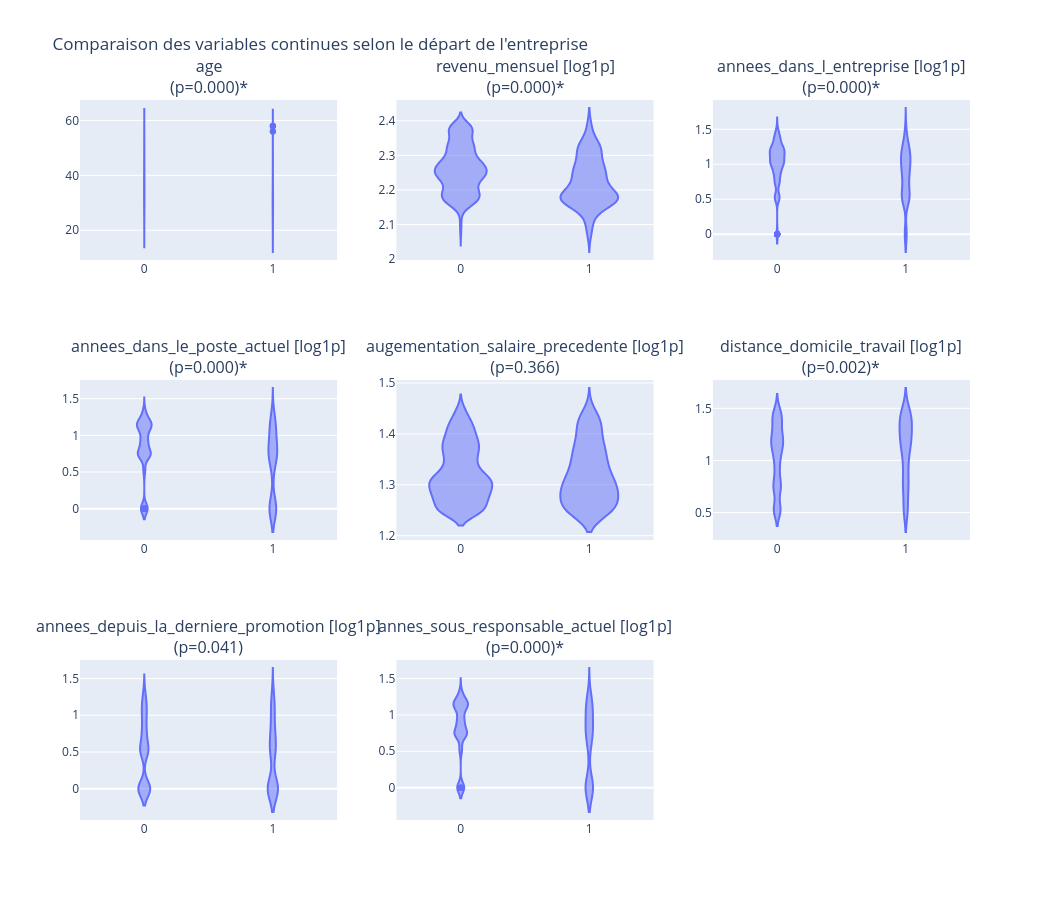

Write notebook code for a chart like this one.
### Code cell
n_cols = 3
n_rows = -(-len(continuous_columns) // n_cols)

fig_violin = sp.make_subplots(rows=n_rows, cols=n_cols, subplot_titles=continuous_columns)

for idx, col in enumerate(continuous_columns):
    row = idx // n_cols + 1
    col_pos = idx % n_cols + 1

    group_pos = df.loc[df[target_column] == positive_label, col].dropna()
    group_neg = df.loc[df[target_column] == negative_label, col].dropna()

    stat, p_value = mannwhitneyu(group_pos, group_neg, alternative="two-sided")
    p_values[col] = p_value

    use_log = col in log_scale_columns

    # log1p appliqué manuellement plutôt que log_y=True de px,
    # car log1p gère les zéros (log(1+0)=0) contrairement à log_y qui plante sur les 0
    plot_df = df.copy()
    if use_log:
        plot_df[col] = np.log1p(plot_df[col])

    violin_fig = px.violin(plot_df, x=target_column, y=col)
    for trace in violin_fig.data:
        fig_violin.add_trace(trace, row=row, col=col_pos)

    marker = "*" if p_value < corrected_alpha else ""
    label_suffix = " [log1p]" if use_log else ""
    fig_violin.layout.annotations[idx].text = f"{col}{label_suffix}<br>(p={p_value:.3f}){marker}"

fig_violin.update_layout(
    height=300 * n_rows, width=350 * n_cols, showlegend=False,
    title_text="Comparaison des variables continues selon le départ de l'entreprise"
)
fig_violin.show()

### Figure 1 — Plotly figure (JSON) as saved in the notebook; plotly's stock layout.template omitted (floating-point values rounded to 4 significant figures; data arrays with more than 128 entries replaced by an {"elided": "..."} marker saying what was removed)
{"data": [{"alignmentgroup": "True", "box": {"visible": false}, "hovertemplate": "a_quitte_l_entreprise=%{x}<br>age=%{y}<extra></extra>", "legendgroup": "", "marker": {"color": "#636efa"}, "name": "", "offsetgroup": "", "orientation": "v", "scalegroup": "True", "showlegend": false, "type": "violin", "x": {"elided": "1470 int values"}, "x0": " ", "xaxis": "x", "y": {"elided": "1470 int values"}, "y0": " ", "yaxis": "y"}, {"alignmentgroup": "True", "box": {"visible": false}, "hovertemplate": "a_quitte_l_entreprise=%{x}<br>revenu_mensuel=%{y}<extra></extra>", "legendgroup": "", "marker": {"color": "#636efa"}, "name": "", "offsetgroup": "", "orientation": "v", "scalegroup": "True", "showlegend": false, "type": "violin", "x": {"elided": "1470 int values"}, "x0": " ", "xaxis": "x2", "y": {"elided": "1470 float values"}, "y0": " ", "yaxis": "y2"}, {"alignmentgroup": "True", "box": {"visible": false}, "hovertemplate": "a_quitte_l_entreprise=%{x}<br>annees_dans_l_entreprise=%{y}<extra></extra>", "legendgroup": "", "marker": {"color": "#636efa"}, "name": "", "offsetgroup": "", "orientation": "v", "scalegroup": "True", "showlegend": false, "type": "violin", "x": {"elided": "1470 int values"}, "x0": " ", "xaxis": "x3", "y": {"elided": "1470 float values"}, "y0": " ", "yaxis": "y3"}, {"alignmentgroup": "True", "box": {"visible": false}, "hovertemplate": "a_quitte_l_entreprise=%{x}<br>annees_dans_le_poste_actuel=%{y}<extra></extra>", "legendgroup": "", "marker": {"color": "#636efa"}, "name": "", "offsetgroup": "", "orientation": "v", "scalegroup": "True", "showlegend": false, "type": "violin", "x": {"elided": "1470 int values"}, "x0": " ", "xaxis": "x4", "y": {"elided": "1470 float values"}, "y0": " ", "yaxis": "y4"}, {"alignmentgroup": "True", "box": {"visible": false}, "hovertemplate": "a_quitte_l_entreprise=%{x}<br>augementation_salaire_precedente=%{y}<extra></extra>", "legendgroup": "", "marker": {"color": "#636efa"}, "name": "", "offsetgroup": "", "orientation": "v", "scalegroup": "True", "showlegend": false, "type": "violin", "x": {"elided": "1470 int values"}, "x0": " ", "xaxis": "x5", "y": {"elided": "1470 float values"}, "y0": " ", "yaxis": "y5"}, {"alignmentgroup": "True", "box": {"visible": false}, "hovertemplate": "a_quitte_l_entreprise=%{x}<br>distance_domicile_travail=%{y}<extra></extra>", "legendgroup": "", "marker": {"color": "#636efa"}, "name": "", "offsetgroup": "", "orientation": "v", "scalegroup": "True", "showlegend": false, "type": "violin", "x": {"elided": "1470 int values"}, "x0": " ", "xaxis": "x6", "y": {"elided": "1470 float values"}, "y0": " ", "yaxis": "y6"}, {"alignmentgroup": "True", "box": {"visible": false}, "hovertemplate": "a_quitte_l_entreprise=%{x}<br>annees_depuis_la_derniere_promotion=%{y}<extra></extra>", "legendgroup": "", "marker": {"color": "#636efa"}, "name": "", "offsetgroup": "", "orientation": "v", "scalegroup": "True", "showlegend": false, "type": "violin", "x": {"elided": "1470 int values"}, "x0": " ", "xaxis": "x7", "y": {"elided": "1470 float values"}, "y0": " ", "yaxis": "y7"}, {"alignmentgroup": "True", "box": {"visible": false}, "hovertemplate": "a_quitte_l_entreprise=%{x}<br>annes_sous_responsable_actuel=%{y}<extra></extra>", "legendgroup": "", "marker": {"color": "#636efa"}, "name": "", "offsetgroup": "", "orientation": "v", "scalegroup": "True", "showlegend": false, "type": "violin", "x": {"elided": "1470 int values"}, "x0": " ", "xaxis": "x8", "y": {"elided": "1470 float values"}, "y0": " ", "yaxis": "y8"}], "layout": {"annotations": [{"font": {"size": 16}, "showarrow": false, "text": "age<br>(p=0.000)*", "x": 0.1444, "xanchor": "center", "xref": "paper", "y": 1, "yanchor": "bottom", "yref": "paper"}, {"font": {"size": 16}, "showarrow": false, "text": "revenu_mensuel [log1p]<br>(p=0.000)*", "x": 0.5, "xanchor": "center", "xref": "paper", "y": 1, "yanchor": "bottom", "yref": "paper"}, {"font": {"size": 16}, "showarrow": false, "text": "annees_dans_l_entreprise [log1p]<br>(p=0.000)*", "x": 0.8556, "xanchor": "center", "xref": "paper", "y": 1, "yanchor": "bottom", "yref": "paper"}, {"font": {"size": 16}, "showarrow": false, "text": "annees_dans_le_poste_actuel [log1p]<br>(p=0.000)*", "x": 0.1444, "xanchor": "center", "xref": "paper", "y": 0.6111, "yanchor": "bottom", "yref": "paper"}, {"font": {"size": 16}, "showarrow": false, "text": "augementation_salaire_precedente [log1p]<br>(p=0.366)", "x": 0.5, "xanchor": "center", "xref": "paper", "y": 0.6111, "yanchor": "bottom", "yref": "paper"}, {"font": {"size": 16}, "showarrow": false, "text": "distance_domicile_travail [log1p]<br>(p=0.002)*", "x": 0.8556, "xanchor": "center", "xref": "paper", "y": 0.6111, "yanchor": "bottom", "yref": "paper"}, {"font": {"size": 16}, "showarrow": false, "text": "annees_depuis_la_derniere_promotion [log1p]<br>(p=0.041)", "x": 0.1444, "xanchor": "center", "xref": "paper", "y": 0.2222, "yanchor": "bottom", "yref": "paper"}, {"font": {"size": 16}, "showarrow": false, "text": "annes_sous_responsable_actuel [log1p]<br>(p=0.000)*", "x": 0.5, "xanchor": "center", "xref": "paper", "y": 0.2222, "yanchor": "bottom", "yref": "paper"}], "height": 900, "showlegend": false, "title": {"text": "Comparaison des variables continues selon le départ de l'entreprise"}, "width": 1050, "xaxis": {"anchor": "y", "domain": [0, 0.2889]}, "xaxis2": {"anchor": "y2", "domain": [0.3556, 0.6444]}, "xaxis3": {"anchor": "y3", "domain": [0.7111, 1]}, "xaxis4": {"anchor": "y4", "domain": [0, 0.2889]}, "xaxis5": {"anchor": "y5", "domain": [0.3556, 0.6444]}, "xaxis6": {"anchor": "y6", "domain": [0.7111, 1]}, "xaxis7": {"anchor": "y7", "domain": [0, 0.2889]}, "xaxis8": {"anchor": "y8", "domain": [0.3556, 0.6444]}, "xaxis9": {"anchor": "y9", "domain": [0.7111, 1]}, "yaxis": {"anchor": "x", "domain": [0.7778, 1]}, "yaxis2": {"anchor": "x2", "domain": [0.7778, 1]}, "yaxis3": {"anchor": "x3", "domain": [0.7778, 1]}, "yaxis4": {"anchor": "x4", "domain": [0.3889, 0.6111]}, "yaxis5": {"anchor": "x5", "domain": [0.3889, 0.6111]}, "yaxis6": {"anchor": "x6", "domain": [0.3889, 0.6111]}, "yaxis7": {"anchor": "x7", "domain": [0, 0.2222]}, "yaxis8": {"anchor": "x8", "domain": [0, 0.2222]}, "yaxis9": {"anchor": "x9", "domain": [0, 0.2222]}}}
